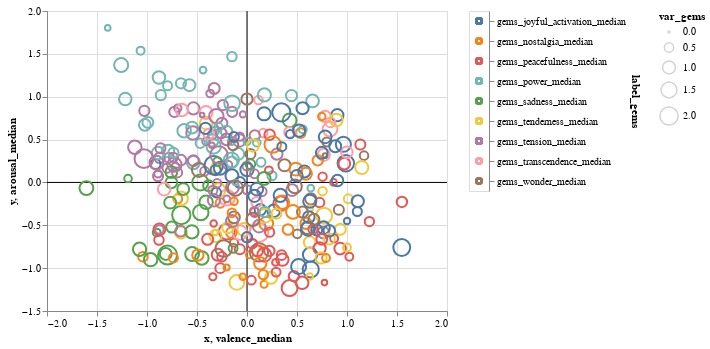

The code cell stored with this chart in its notebook:
### Code cell
def max_label(df: pd.DataFrame) -> pd.DataFrame: 
    df = df.copy()
    
    f_df = df[feature_cols_na[4:22:2]]
    df = df.assign(label_gems = f_df.idxmax(axis=1), var_gems = f_df.idxmax(axis=1))
    df.var_gems = [df[col[:-6]+"var"][i] for i, col in enumerate(df.var_gems)]
    f_df = df[feature_cols_na[22::2]]
    df = df.assign(label_gemmes = f_df.idxmax(axis=1), var_gemmes = f_df.idxmax(axis=1))
    df.var_gemmes = [df[col[:-6]+"var"][i] for i, col in enumerate(df.var_gemmes)]
    
    return df

def show_plot(df: pd.DataFrame, category: str):
    
    selection = alt.selection_multi(fields=[f'{category}'])
    color = alt.condition(selection,alt.Color(f'{category}:N', legend=None),alt.value('lightgray'))
    opacity = alt.condition(selection, alt.value(1), alt.value(0))
    
    scatter = alt.Chart(df).mark_point(size=60).encode(
        x='valence_median:Q',
        y='arousal_median:Q',
        color=color,
        opacity=opacity,
        size='var_gems:Q'
        # tooltip=[]
    ).interactive()
    
    legend = alt.Chart(df).mark_point().encode(
    y=alt.Y(f'{category}:N', axis=alt.Axis(orient='right')),
    color=color
    ).add_selection(selection)
    
    line_y = alt.Chart(pd.DataFrame({'y': [0]})).mark_rule().encode(y='y')
    line_x = alt.Chart(pd.DataFrame({'x': [0]})).mark_rule().encode(x='x')
    
    return line_y + line_x + scatter | legend

show_plot(df= max_label(anot_na), category= "label_gems")

### Figure 1 — Vega-Lite specification as saved in the notebook (floating-point values rounded to 4 significant figures; data arrays with more than 128 entries replaced by an {"elided": "..."} marker saying what was removed)
{"config": {"view": {"continuousWidth": 400, "continuousHeight": 300}}, "hconcat": [{"layer": [{"data": {"name": "data-06fd9f850666401b4599de5588b60692"}, "mark": "rule", "encoding": {"y": {"field": "y", "type": "quantitative"}}}, {"data": {"name": "data-9c00aa9dc2b1c1a0b4bf9b34ead12925"}, "mark": "rule", "encoding": {"x": {"field": "x", "type": "quantitative"}}}, {"data": {"name": "data-d2beabf21b8f6517611bd41a17085b10"}, "mark": {"type": "point", "size": 60}, "encoding": {"color": {"condition": {"field": "label_gems", "legend": null, "type": "nominal", "selection": "selector001"}, "value": "lightgray"}, "opacity": {"condition": {"value": 1, "selection": "selector001"}, "value": 0}, "size": {"field": "var_gems", "type": "quantitative"}, "x": {"field": "valence_median", "type": "quantitative"}, "y": {"field": "arousal_median", "type": "quantitative"}}, "selection": {"selector002": {"type": "interval", "bind": "scales", "encodings": ["x", "y"]}}}]}, {"data": {"name": "data-d2beabf21b8f6517611bd41a17085b10"}, "mark": "point", "encoding": {"color": {"condition": {"field": "label_gems", "legend": null, "type": "nominal", "selection": "selector001"}, "value": "lightgray"}, "y": {"axis": {"orient": "right"}, "field": "label_gems", "type": "nominal"}}, "selection": {"selector001": {"type": "multi", "fields": ["label_gems"]}}}], "$schema": "https://vega.github.io/schema/vega-lite/v4.17.0.json", "datasets": {"data-06fd9f850666401b4599de5588b60692": [{"y": 0}], "data-9c00aa9dc2b1c1a0b4bf9b34ead12925": [{"x": 0}], "data-d2beabf21b8f6517611bd41a17085b10": {"elided": "297 records"}}}
